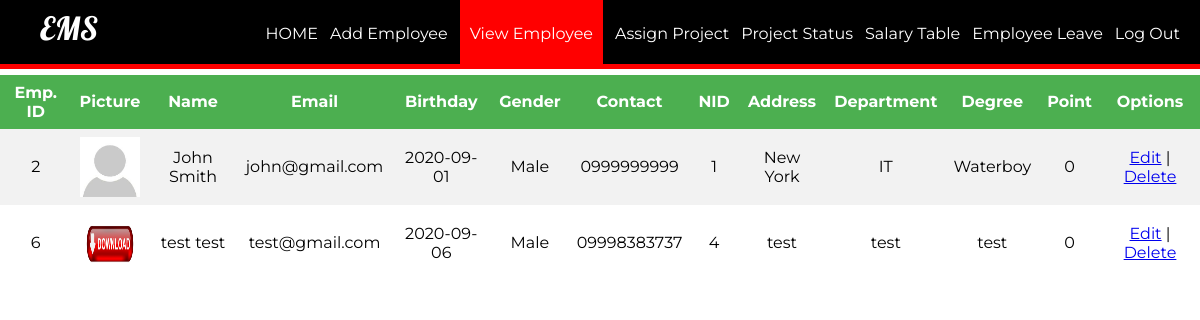
The app's page /Employee_Management_System/viewemp.php with its own data.
### tables this page shows
CREATE TABLE `rank` (
  `eid` int(11) NOT NULL,
  `points` int(11) DEFAULT '0'
);

CREATE TABLE `employee` (
  `id` int(11) NOT NULL,
  `firstName` varchar(100) NOT NULL,
  `lastName` varchar(100) NOT NULL,
  `email` varchar(100) NOT NULL,
  `password` text NOT NULL,
  `birthday` date NOT NULL,
  `gender` varchar(10) NOT NULL,
  `contact` varchar(20) NOT NULL,
  `nid` int(20) NOT NULL,
  `address` varchar(100) DEFAULT NULL,
  `dept` varchar(100) NOT NULL,
  `degree` varchar(100) NOT NULL,
  `pic` text NOT NULL
);

### Employee_Management_System/viewemp.php (the view, shortened to what this page needs)
<?php
require_once ('process/dbh.php');
$sql = "SELECT * from `employee` , `rank` WHERE employee.id = rank.eid";
$result = mysqli_query($conn, $sql);
?>
<html>
<head>
	<link rel="stylesheet" type="text/css" href="styleview.css">
</head>
<body>
	<header>
		<nav>
			<h1>EMS</h1>
			<ul id="navli">
				<li><a class="homeblack" href="aloginwel.php">HOME</a></li>
				<li><a class="homeblack" href="addemp.php">Add Employee</a></li>
				<li><a class="homered" href="viewemp.php">View Employee</a></li>
				<li><a class="homeblack" href="assign.php">Assign Project</a></li>
				<li><a class="homeblack" href="assignproject.php">Project Status</a></li>
				<li><a class="homeblack" href="salaryemp.php">Salary Table</a></li>
				<li><a class="homeblack" href="empleave.php">Employee Leave</a></li>
				<li><a class="homeblack" href="alogin.html">Log Out</a></li>
			</ul>
		</nav>
	</header>
	<div class="divider"></div>
		<table>
			<tr>
				<th align = "center">Emp. ID</th>
				<th align = "center">Picture</th>
				<th align = "center">Name</th>
				<th align = "center">Email</th>
				<th align = "center">Birthday</th>
				<th align = "center">Gender</th>
				<th align = "center">Contact</th>
				<th align = "center">NID</th>
				<th align = "center">Address</th>
				<th align = "center">Department</th>
				<th align = "center">Degree</th>
				<th align = "center">Point</th>
				<th align = "center">Options</th>
			</tr>
			<?php
				while ($employee = mysqli_fetch_assoc($result)) {
					echo "<tr>";
					echo "<td>".$employee['id']."</td>";
					echo "<td><img src='process/".$employee['pic']."' height = 60px width = 60px></td>";
					echo "<td>".$employee['firstName']." ".$employee['lastName']."</td>";
					echo "<td>".$employee['email']."</td>";
					echo "<td>".$employee['birthday']."</td>";
					echo "<td>".$employee['gender']."</td>";
					echo "<td>".$employee['contact']."</td>";
					echo "<td>".$employee['nid']."</td>";
					echo "<td>".$employee['address']."</td>";
					echo "<td>".$employee['dept']."</td>";
					echo "<td>".$employee['degree']."</td>";
					echo "<td>".$employee['points']."</td>";
					echo "<td><a href=\"edit.php?id=$employee[id]\">Edit</a> | <a href=\"delete.php?id=$employee[id]\" onClick=\"return confirm('Are you sure you want to delete?')\">Delete</a></td>";
				}
			?>
		</table>
</body>
</html>

### Employee_Management_System/styleview.css (style rules this page uses)
body { margin: 0px; }
header { background: black; color: white; padding: 8px 20px 6px 40px; height: 50px; }
header h1 { display: inline; font-family: 'Lobster', cursive; font-weight: 400; font-size: 32px; float: left; margin-top: 0px; margin-right: 10px; }
nav ul { display: inline; padding: 0px; float: right; }
nav ul li { display: inline-block; list-style-type: none; color: white; float: left; margin-left: 12px; }
nav ul li a { color: white; text-decoration: none; }
#navli { font-family: 'Montserrat', sans-serif; }
.homered { background-color: red; padding: 30px 10px 22px 10px; }
.divider { background-color: red; height: 5px; }
table { margin: 0px; border-collapse: collapse; width: 100%; font-family: 'Montserrat', sans-serif; }
th, td { text-align: center; padding: 8px; }
tr:nth-child(even) { background-color: #f2f2f2 }
th { background-color: #4CAF50; color: white; }

### records on screen
rank: eid "2", eid.pic (placeholder picture), eid.firstName "John", eid.lastName "Smith", eid.email "john@gmail.com", eid.birthday "2020-09-01", eid.gender "Male", eid.contact "0999999999", eid.nid "1", eid.address "New York", eid.dept "IT", eid.degree "Waterboy", points "0"
rank: eid "6", eid.pic (picture), eid.firstName "test", eid.lastName "test", eid.email "test@gmail.com", eid.birthday "2020-09-06", eid.gender "Male", eid.contact "09998383737", eid.nid "4", eid.address "test", eid.dept "test", eid.degree "test", points "0"
